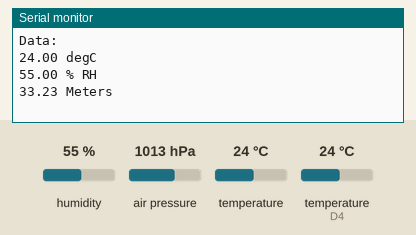
Simulated run of this sketch. Board: ESP8266 (Wemos D1 mini). Parts: the last lines printed to the serial monitor. The test bench sets the inputs (shaded band); at power-on: humidity 55 %, air pressure 1013 hPa, temperature (sensor on D4) 24 °C, temperature 24 °C. Storage starts empty.

Above: at 2.0 s.
2.1 s: humidity set to 22 %
At 3.7 s:
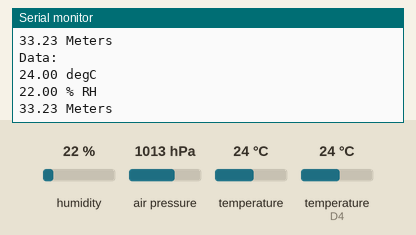
3.8 s: air pressure set to 952 hPa
At 5.3 s:
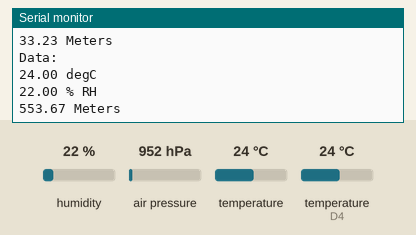
5.5 s: temperature (sensor on D4) set to 12 °C
7.2 s: air pressure set to 975 hPa
At 7.7 s:
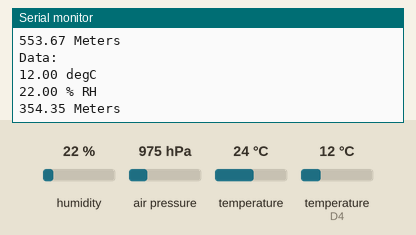
8.9 s: humidity set to 40 %
At 11.4 s:
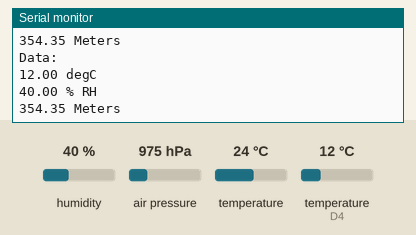
Timing chart, 0 to 11.6 s (numbered marks = the images above; inputs shaded):
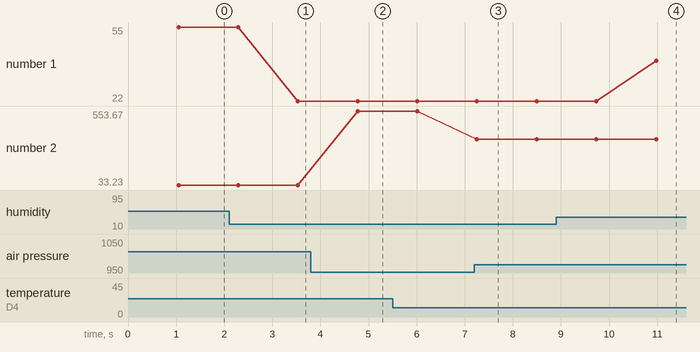

Measured:
- after the input at 2.1 s, the serial monitor: prints a new line after 1.4 s (image 1)
- after the input at 3.8 s, the serial monitor: prints a new line after 0.97 s (image 2)
- after the input at 7.2 s, the serial monitor: prints a new line after 0.05 s (image 3)
- after the input at 8.9 s, the serial monitor: prints a new line after 2.1 s (image 4)
- plotted number 1: 55 → 22 after the input at 2.1 s, 22 → 40 after the input at 8.9 s
- plotted number 2: 33.23 → 553.67 after the input at 3.8 s, 553.67 → 354.35 after the input at 7.2 s

The sketch:

4.cyborg_rover_marte.ino
```cpp
/*
 * Cyborg CEA datalogger V1.0
 * Created for the robotic people competition
 * By Juanes / Lina / Santiago
 * Coach: IE.Miguel Califa
 * Hardware: Wemos D1 R1 & DHT & BMP180 & SD CARD
 *
 */

 // Libraries
#include <SD.h>
#include <DHT.h>
#include <SPI.h>
#include <Wire.h>
#include <DHT_U.h>
#include <Arduino.h>
#include <SFE_BMP180.h>
#include <Adafruit_Sensor.h>

 // Definitions
#define DHTPIN D4
#define DHTTYPE    DHT11
#define I2C_ADDRESS 0x77
#define Po 1017
#define chipSelect D8

 // Object creations
SFE_BMP180 bmp180;

DHT_Unified dht(DHTPIN, DHTTYPE);

void setup() {
  // Serial Comm with PC
  Serial.begin(9600);

  // BMP180 Inits
  Wire.begin();

  //begin() initializes the interface, checks the sensor ID and reads the calibration parameters.
  if (!bmp180.begin())
  {
    Serial.println("begin() failed. check your BMP180 Interface and I2C Address.");
    while (1);
  }

  // DHT Begin
  dht.begin();

  // SD Card Init
  if (!SD.begin(chipSelect)) {
    Serial.println("Card failed, or not present");
    // don't do anything more:
    return;
  }
}

void loop() {
  // prints data
  float temp, hum, alt;
  temp = getTemp();
  hum = getHum();
  alt = getAltitude();

  Serial.println("Data: ");
  Serial.print(temp); Serial.println(" degC");
  Serial.print(hum); Serial.println(" % RH");
  Serial.print(alt); Serial.println(" Meters");

  File dataFile = SD.open("datalog.txt", FILE_WRITE);
  String dataString = "";
  dataString += String(temp) + ",";
  dataString += String(hum) + ",";
  dataString += String(alt);
  dataFile.println(dataString);
  dataFile.close();

  delay(200);
}

int getTemp()
{
  sensors_event_t event;
  dht.temperature().getEvent(&event);
  if (isnan(event.temperature)) {
    Serial.println(F("Error reading temperature!"));
  }
  else return event.temperature;
}

int getHum()
{
  sensors_event_t event;
  dht.humidity().getEvent(&event);
  if (isnan(event.relative_humidity)) {
    Serial.println(F("Error reading humidity!"));
  }
  else return event.relative_humidity;
}

float getAltitude()
{
  char status;
  double T, P, alt;
  bool success = false;

  status = bmp180.startTemperature();

  if (status != 0) {
    delay(1000);
    status = bmp180.getTemperature(T);

    if (status != 0) {
      status = bmp180.startPressure(3);

      if (status != 0) {
        delay(status);
        status = bmp180.getPressure(P, T);

        if (status != 0) {
          alt = bmp180.altitude(P, Po);

          //Serial.print("Altitude: ");
          //Serial.print(alt);
          //Serial.println(" Meters");
          return abs(alt);
        }
      }
    }
  }
}
```
